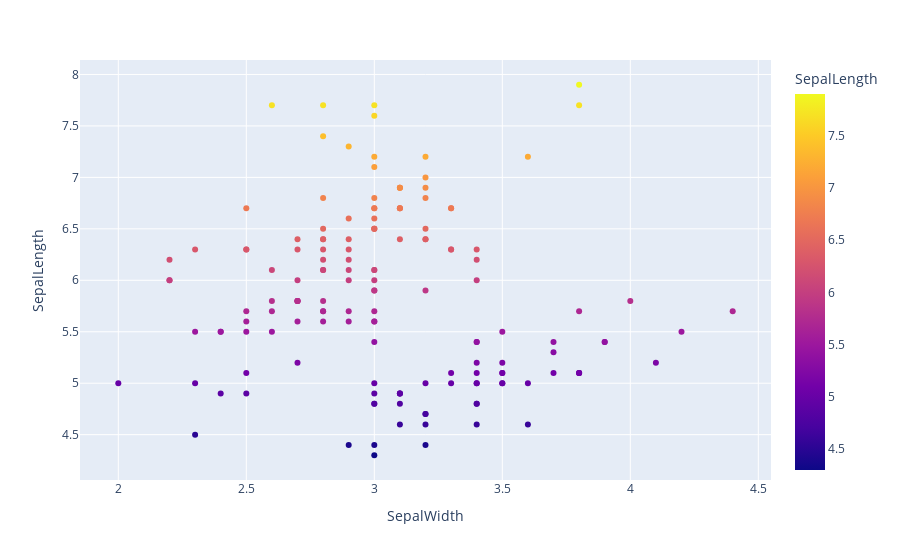

The notebook cell saved with this chart:
### Markdown cell above
Try hovering your mouse over each datapoint to see its values.
This is just one of plotly's many interactive features; others can be accessed from the popup menu at the top right of the plot.

From this plot, it looks like perhaps sepal width and sepal length increase together, because you can imagine a diagonal line going from the bottom left to the top right through the datapoints.

However, it also appears like there might be two groups of datapoints, and upper and a lower group.

Let's make some tweaks to this plot to illustrate some of what is possible in plots.

Copy the block for the plot above using the following steps:

- Click on the code cell
- Click on the block that appears
- Press Ctrl-C to copy
- Click on the empty code cell below
- Press Ctrl-V to past
- Click "Blocks to Code" to save your blocks in the code cell

Once you have copied the block, add two more slots to the list and fill them with two more freestyles blocks:

- `title="Relationship between Sepal Length and Sepal Width"`
- `color="Species"`

### Code cell
px.scatter(dta_iris,x= 'SepalWidth',y= 'SepalLength',color= 'SepalLength')

#<xml xmlns="https://developers.google.com/blockly/xml"><variables><variable id="+yh,Zg{hON]zy6D~.rH#">px</variable><variable id="E*CJ3@KOAl*hkk/%JY3Y">dta_iris</variable></variables><block type="varDoMethod" id="jI|QuVrtjfBuOLHRqLYo" x="28" y="56"><mutation items="4"></mutation><field name="VAR" id="+yh,Zg{hON]zy6D~.rH#">px</field><field name="MEMBER">scatter</field><data>px:scatter</data><value name="ADD0"><block type="variables_get" id="d/9`.*6[%Z/#i_XW%LO0"><field name="VAR" id="E*CJ3@KOAl*hkk/%JY3Y">dta_iris</field></block></value><value name="ADD1"><block type="valueOutputCodeBlock" id="y4~|(9hH)xby4mzU8a2E"><field name="CODE">x=</field><value name="INPUT"><block type="text" id="Pk[ufCxS{u6`v+-3]N,K"><field name="TEXT">SepalWidth</field></block></value></block></value><value name="ADD2"><block type="valueOutputCodeBlock" id="}RSJlj^5R!EB|C:l@zWd"><field name="CODE">y=</field><value name="INPUT"><block type="text" id="ET-N0~EmSzXF^|f^=;K0"><field name="TEXT">SepalLength</field></block></value></block></value><value name="ADD3"><block type="valueOutputCodeBlock" id="daXGhi3K/ecKSFN1^,M3"><field name="CODE">color=</field><value name="INPUT"><block type="text" id="U#xehn;]lD$@ZUyIS3*-"><field name="TEXT">SepalLength</field></block></value></block></value></block></xml>

### Figure 1 — Plotly figure (JSON) as saved in the notebook; plotly's stock layout.template omitted (floating-point values rounded to 4 significant figures; data arrays with more than 128 entries replaced by an {"elided": "..."} marker saying what was removed)
{"data": [{"hovertemplate": "SepalWidth=%{x}<br>SepalLength=%{marker.color}<extra></extra>", "legendgroup": "", "marker": {"color": {"elided": "150 float values"}, "coloraxis": "coloraxis", "symbol": "circle"}, "mode": "markers", "name": "", "orientation": "v", "showlegend": false, "type": "scatter", "x": {"elided": "150 float values"}, "xaxis": "x", "y": {"elided": "150 float values"}, "yaxis": "y"}], "layout": {"coloraxis": {"colorbar": {"title": {"text": "SepalLength"}}, "colorscale": [[0, "#0d0887"], [0.1111, "#46039f"], [0.2222, "#7201a8"], [0.3333, "#9c179e"], [0.4444, "#bd3786"], [0.5556, "#d8576b"], [0.6667, "#ed7953"], [0.7778, "#fb9f3a"], [0.8889, "#fdca26"], [1, "#f0f921"]]}, "legend": {"tracegroupgap": 0}, "margin": {"t": 60}, "xaxis": {"anchor": "y", "domain": [0, 1], "title": {"text": "SepalWidth"}}, "yaxis": {"anchor": "x", "domain": [0, 1], "title": {"text": "SepalLength"}}}}
